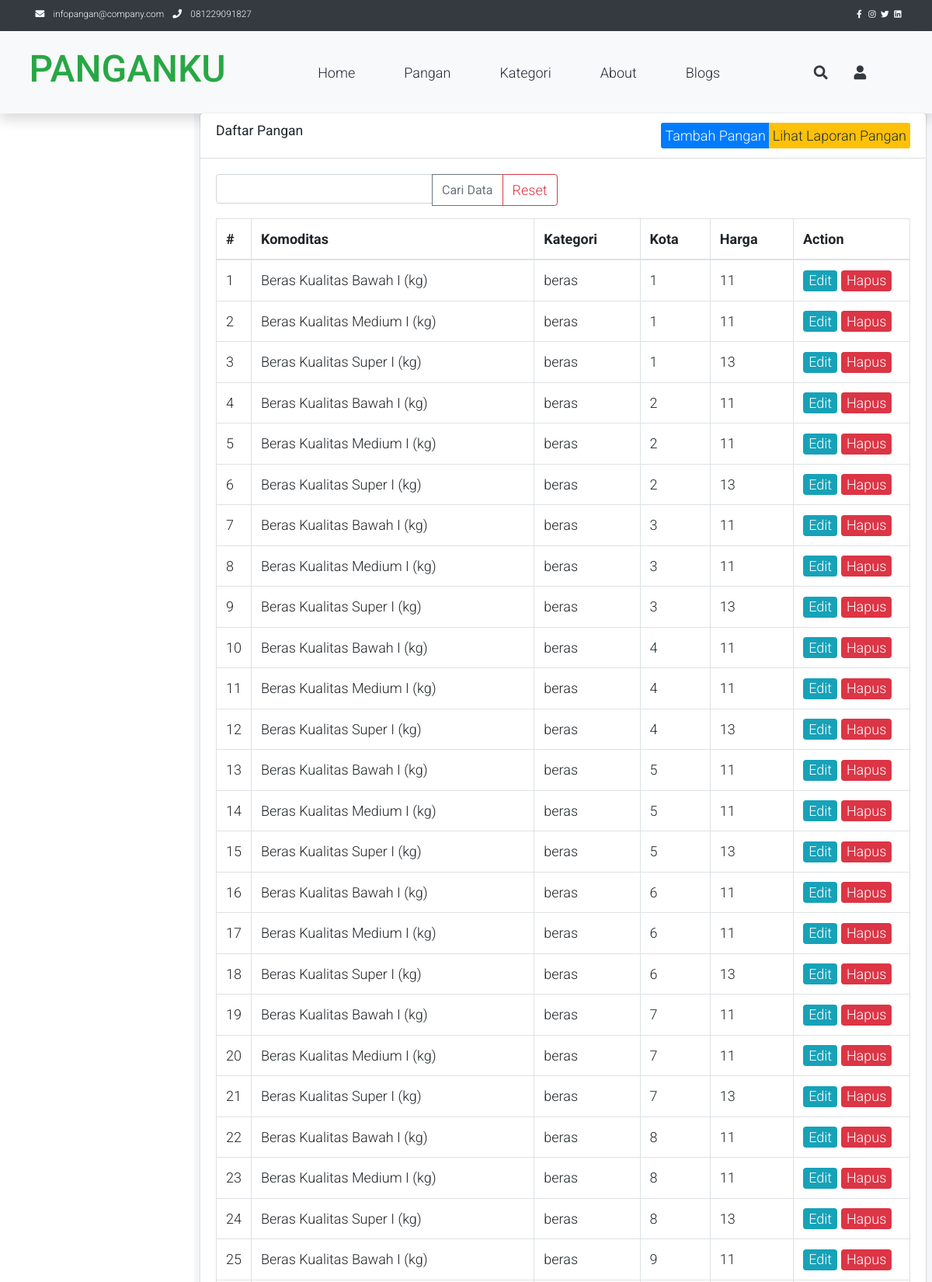
/public/pangan (upper part), run on the app's committed database.
### tables this page shows
CREATE TABLE `pangan` (
  `id` int(11) NOT NULL,
  `komoditas` varchar(50) NOT NULL,
  `kategori` int(4) NOT NULL,
  `kota` int(4) DEFAULT NULL,
  `harga` int(50) NOT NULL
);

CREATE TABLE `kategori` (
  `id` int(4) NOT NULL,
  `nama_kategori` varchar(50) NOT NULL
);

### app/core/Controller.php (called while the page is built, shortened)
<?php
class Controller
{
    public function view($view, $data = [])
    {
        require_once '../app/views/' . $view . '.php';
    }
    public function model($model)
    {
        return new $model;
    }
}

### app/controllers/Pangan.php (called while the page is built, shortened)
<?php
class Pangan extends Controller
{
    public function index()
    {
        $data['title'] = 'Daftar Pangan';
        $data['pangan'] = $this->model('Pangan_model')->getAllPangan();
        $this->view('pangan/index', $data);
    }
}

### app/core/App.php (called while the page is built, shortened)
<?php
class App
{
    protected $method       = 'index';
    protected $params        = [];
    public function __construct()
    {
        $this->controller = new $this->controller;
        call_user_func_array([$this->controller, $this->method], $this->params);
    }
}

### public/index.php (called while the page is built, shortened)
<?php
$app = new App;

### app/core/Database.php (called while the page is built, shortened)
<?php
class Database
{
    private $host = DB_HOST;
    private $user = DB_USER;
    private $pass = DB_PASS;
    private $db_name = DB_NAME;
    private $dbh;
    private $stmt;
    public function __construct()
    {
        $dsn = 'mysql:host=' . $this->host . ';
                dbname=' . $this->db_name;
        $option = [
            PDO::ATTR_PERSISTENT => true,
            PDO::ATTR_ERRMODE => PDO::ERRMODE_EXCEPTION
        ];
        try {
            $this->dbh = new PDO($dsn, $this->user, $this->pass, $option);
        } catch (PDOException $e) {
            die($e->getMessage());
        }
    }
    public function query($query)
    {
        $this->stmt = $this->dbh->prepare($query);
    }
    public function execute()
    {
        $this->stmt->execute();
    }
    public function resultSet()
    {
        $this->execute();
        return $this->stmt->fetchAll(PDO::FETCH_ASSOC);
    }
}

### app/models/Pangan_model.php (called while the page is built, shortened)
<?php
class Pangan_model
{
    private $table = 'pangan';
    private $db;
    public function __construct()
    {
        $this->db = new Database;
    }
    public function getAllPangan()
    {
        $this->db->query("SELECT pangan.*, kategori.nama_kategori FROM " . $this->table. " JOIN kategori ON kategori.id = pangan.kategori" );
        return $this->db->resultSet();
    }
}

### app/views/pangan/index.php (the view, shortened to what this page needs)
<div class="content-wrapper">
    <section class="content">
        <div class="card">
            <div class="card-header">
                <h3 class="card-title"><?= $data['title'] ?></h3>
                <div class="btn-group float-right">
                    <a href="<?= BASEURL; ?>/pangan/tambah" class="btn float-right btn-xs btn btn-primary">Tambah Pangan
                    </a>
                    <a href="<?= BASEURL; ?>/pangan/lihatlaporan" class="btn float-right btn-xs btn btn-warning">Lihat Laporan Pangan</a>
                </div>
            </div>
            <div class="card-body">
                <form action="<?= BASEURL; ?>/pangan/cari" method="post">
                    <div class="row mb-3">
                        <div class="col-lg-6">
                            <div class="input-group">
                                <input type="text" class="form-control" placeholder="" name="key" >
                                <div class="input-group-append">
                                    <button class="btn btn-outline-secondary" type="submit">Cari Data</button>
                                    <a class="btn btn-outline-danger" href="<?= BASEURL; ?>/pangan" >Reset</a>
                                </div>
                            </div>
                        </div>
                    </div>
                </form>
                <table class="table table-bordered">
                    <thead>
                        <tr>
                            <th style="width: 10px">#</th>
                            <th>Komoditas</th>
                            <th>Kategori</th>
                            <th>Kota</th>
                            <th>Harga</th>
                            <th style="width: 150px">Action</th>
                        </tr>
                    </thead>
                    <tbody>
                        <?php $no=1; ?>
                        <?php foreach ($data['pangan'] as $row) :?>
                        <tr>
                            <td><?= $no; ?></td>
                            <td><?= $row['komoditas'];?></td>
                            <td><?= $row['nama_kategori'];?></td>
                            <td><?= $row['kota'];?></td>
                            <td><?= $row['harga'];?></td>
                            <td>
                                <a href="<?= BASEURL; ?>/pangan/edit/<?= $row['id'] ?>" class="badge badge-info">Edit</a> <a href="<?= BASEURL; ?>/pangan/hapus/<?= $row['id'] ?>" class="badge badge-danger" onclick="return confirm('Hapus data?');">Hapus
                                </a>
                            </td>
                        </tr>
                        <?php $no++; endforeach; ?>
                    </tbody>
                </table>
            </div>
        </div>
    </section>
</div>

### public/css/templatemo.css (style rules this page uses)
body, ul, li, p, a, label, input, div { font-family: 'Roboto', sans-serif; font-size: 18px !important; font-weight: 300 !important; }
.form-control { border: 1px solid #e8e8e8; }

### data on the page
pangan: komoditas "Beras Kualitas Bawah I (kg)", kategori.nama_kategori "beras", kota "1", harga "11"
pangan: komoditas "Beras Kualitas Medium I (kg)", kategori.nama_kategori "beras", kota "1", harga "11"
pangan: komoditas "Beras Kualitas Super I (kg)", kategori.nama_kategori "beras", kota "1", harga "13"
pangan: komoditas "Beras Kualitas Bawah I (kg)", kategori.nama_kategori "beras", kota "2", harga "11"
pangan: komoditas "Beras Kualitas Medium I (kg)", kategori.nama_kategori "beras", kota "2", harga "11"
pangan: komoditas "Beras Kualitas Super I (kg)", kategori.nama_kategori "beras", kota "2", harga "13"
pangan: komoditas "Beras Kualitas Bawah I (kg)", kategori.nama_kategori "beras", kota "3", harga "11"
pangan: komoditas "Beras Kualitas Medium I (kg)", kategori.nama_kategori "beras", kota "3", harga "11"
pangan: komoditas "Beras Kualitas Super I (kg)", kategori.nama_kategori "beras", kota "3", harga "13"
pangan: komoditas "Beras Kualitas Bawah I (kg)", kategori.nama_kategori "beras", kota "4", harga "11"
pangan: komoditas "Beras Kualitas Medium I (kg)", kategori.nama_kategori "beras", kota "4", harga "11"
pangan: komoditas "Beras Kualitas Super I (kg)", kategori.nama_kategori "beras", kota "4", harga "13"
pangan: komoditas "Beras Kualitas Bawah I (kg)", kategori.nama_kategori "beras", kota "5", harga "11"
pangan: komoditas "Beras Kualitas Medium I (kg)", kategori.nama_kategori "beras", kota "5", harga "11"
pangan: komoditas "Beras Kualitas Super I (kg)", kategori.nama_kategori "beras", kota "5", harga "13"
pangan: komoditas "Beras Kualitas Bawah I (kg)", kategori.nama_kategori "beras", kota "6", harga "11"
pangan: komoditas "Beras Kualitas Medium I (kg)", kategori.nama_kategori "beras", kota "6", harga "11"
pangan: komoditas "Beras Kualitas Super I (kg)", kategori.nama_kategori "beras", kota "6", harga "13"
pangan: komoditas "Beras Kualitas Bawah I (kg)", kategori.nama_kategori "beras", kota "7", harga "11"
pangan: komoditas "Beras Kualitas Medium I (kg)", kategori.nama_kategori "beras", kota "7", harga "11"
pangan: komoditas "Beras Kualitas Super I (kg)", kategori.nama_kategori "beras", kota "7", harga "13"
pangan: komoditas "Beras Kualitas Bawah I (kg)", kategori.nama_kategori "beras", kota "8", harga "11"
pangan: komoditas "Beras Kualitas Medium I (kg)", kategori.nama_kategori "beras", kota "8", harga "11"
pangan: komoditas "Beras Kualitas Super I (kg)", kategori.nama_kategori "beras", kota "8", harga "13"
pangan: komoditas "Beras Kualitas Bawah I (kg)", kategori.nama_kategori "beras", kota "9", harga "11"

### other printed values
$data['title'] "Daftar Pangan"
